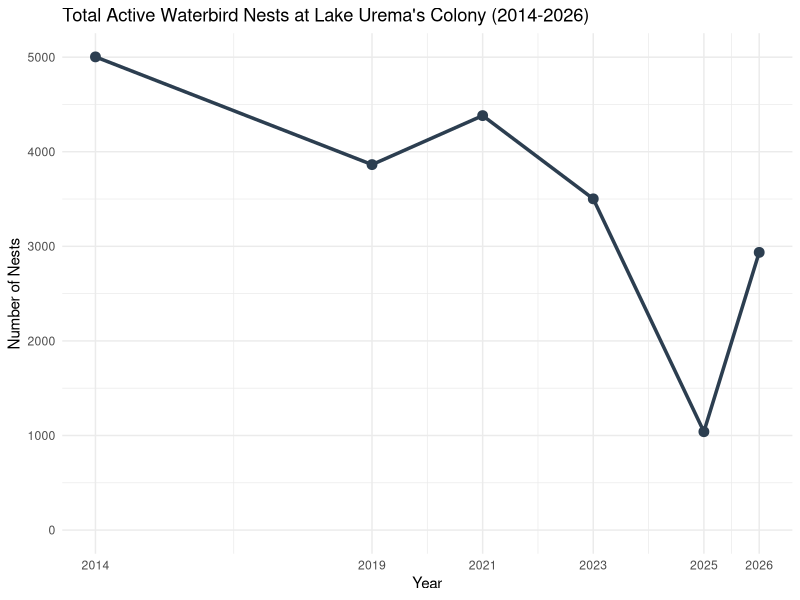
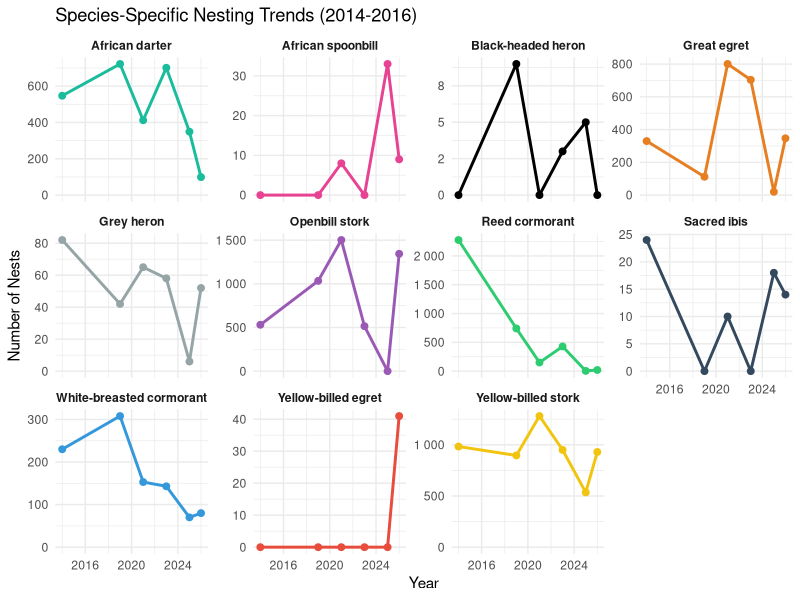
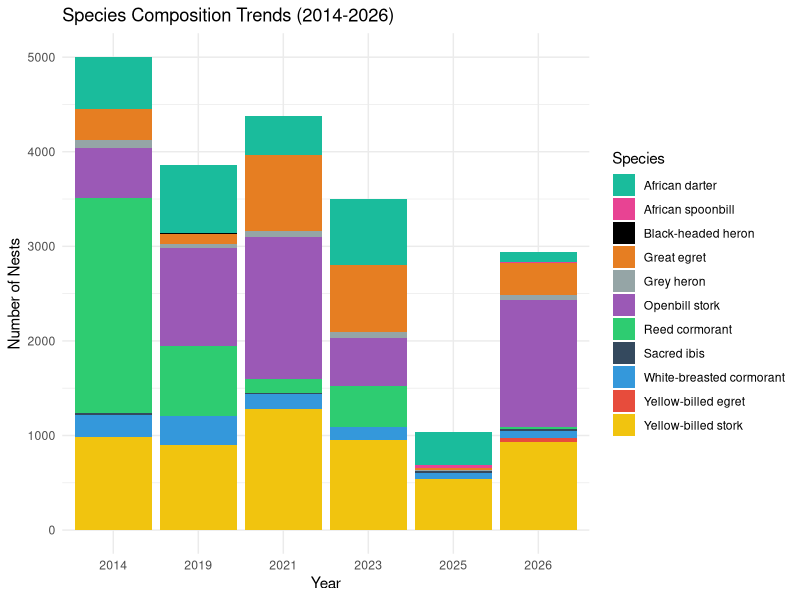
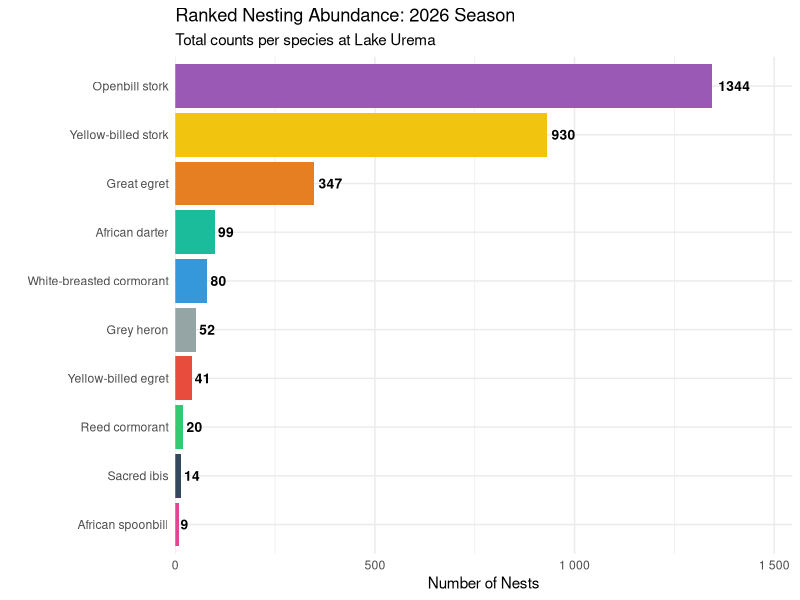
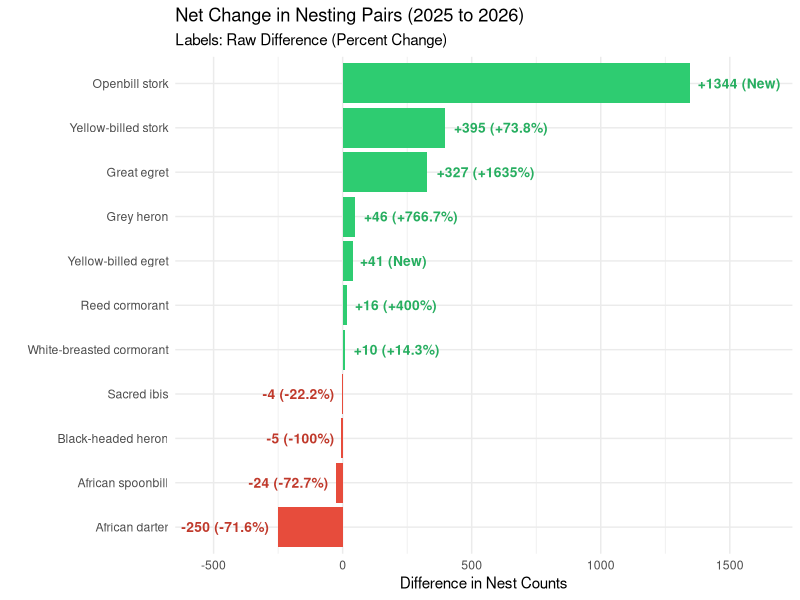
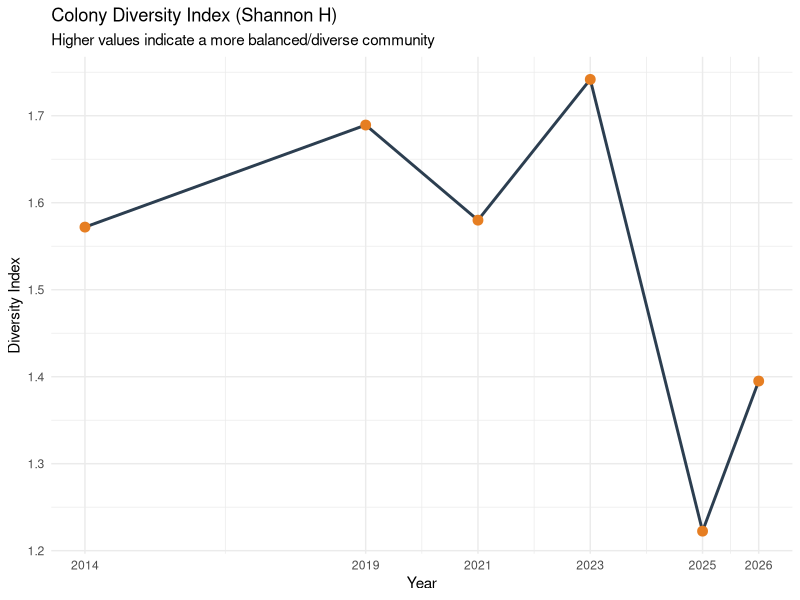
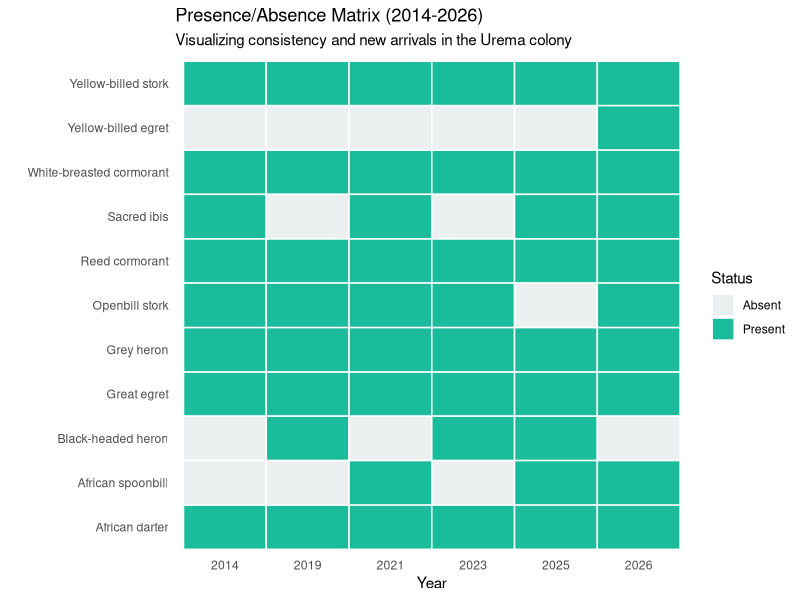
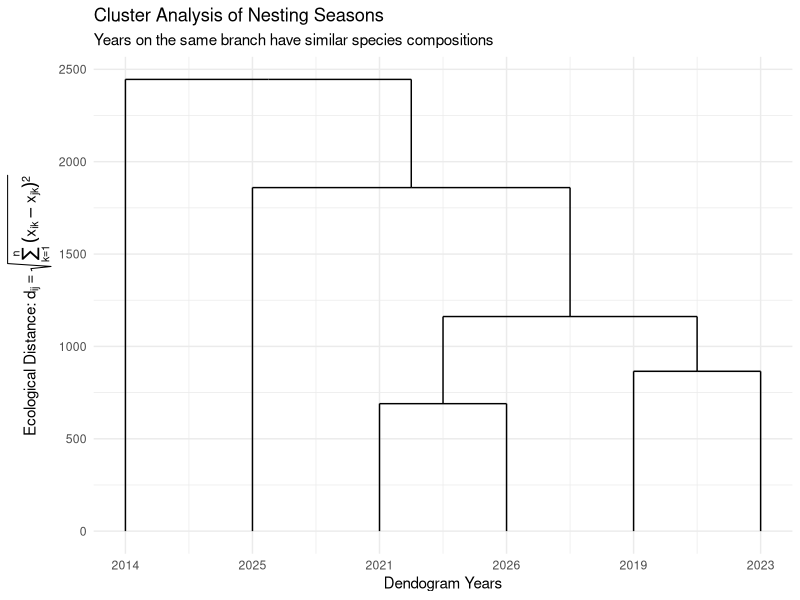

The R source for these figures, in order:
# ==============================================================================
# Project: Lake Urema Waterbird Nest Counting 2026
# Script: 02_figures.R
# Description: Full suite of visualizations for the 2026 survey, covering 
#              historical trends, diversity indices, and nesting strategies.
# Author: João d'Oliveira Coelho
# ==============================================================================

# 1. LOAD LIBRARIES ------------------------------------------------------------
library(tidyverse)
library(ggthemes)
library(ggrepel)
library(ggdendro)
library(scales)

# 2. DATA INGESTION & COLORS ---------------------------------------------------
# Load the standardized files from Script 01
summary_2026   <- read_csv("data/processed/2026_species_summary.csv")
full_data      <- read_csv("data/processed/historical_comparison_updated.csv")

species_colors <- c(
  "African darter"           = "#1abc9c", 
  "Reed cormorant"           = "#2ecc71", 
  "White-breasted cormorant" = "#3498db", 
  "Openbill stork"           = "#9b59b6", 
  "Yellow-billed stork"      = "#f1c40f", 
  "Great egret"              = "#e67e22", 
  "Yellow-billed egret"      = "#e74c3c", 
  "Sacred ibis"              = "#34495e", 
  "Grey heron"               = "#95a5a6", 
  "African spoonbill"        = "#e84393", 
  "Black-headed heron"       = "black", 
  "Total"                    = "#2c3e50"
)

hist_long <- full_data %>%
  pivot_longer(cols = -Year, names_to = "species", values_to = "nests")

# 3. HISTORICAL TRENDS (FIG 1-3) -----------------------------------------------

# Figure 1: Total Colony Trend
fig_total_trend <- hist_long %>%
  filter(species == "Total") %>%
  ggplot(aes(x = Year, y = nests)) +
  geom_line(color = species_colors["Total"], size = 1.2) +
  geom_point(color = species_colors["Total"], size = 3) +
  expand_limits(y = 0) +
  theme_minimal() +
  scale_x_continuous(breaks = unique(full_data$Year)) +
  labs(title = "Total Active Waterbird Nests at Lake Urema's Colony (2014-2026)",
       y = "Number of Nests", x = "Year")

# Figure 2: Individual Species Trends (Faceted)
fig_species_trends <- hist_long %>%
  filter(species != "Total") %>%
  ggplot(aes(x = Year, y = nests, color = species)) +
  geom_line(linewidth = 1, show.legend = FALSE) +
  geom_point(size = 2, show.legend = FALSE) +
  facet_wrap(~species, scales = "free_y") + 
  expand_limits(y = 0) +
  scale_y_continuous(labels = label_number(accuracy = 1)) +
  scale_color_manual(values = species_colors) +
  theme_minimal() +
  theme(strip.text = element_text(face = "bold")) +
  labs(title = "Species-Specific Nesting Trends (2014-2016)",
       y = "Number of Nests", x = "Year")

# Figure 3: Species Composition
fig_composition <- hist_long %>%
  filter(species != "Total" & nests > 0) %>%
  ggplot(aes(x = factor(Year), y = nests, fill = species)) +
  geom_bar(stat = "identity", position = "stack") +
  scale_fill_manual(values = species_colors) +
  theme_minimal() +
  labs(title = "Species Composition Trends (2014-2026)",
       y = "Number of Nests", x = "Year", fill = "Species")

# 4. ABUNDANCE & GROWTH (FIG 4-5) ----------------------------------------------

# Figure 4: 2026 Ranked Abundance
fig_2026_ranked <- hist_long %>%
  filter(Year == 2026 & species != "Total" & nests > 0) %>%
  ggplot(aes(x = reorder(species, nests), y = nests, fill = species)) +
  geom_col(show.legend = FALSE) +
  # Adding the numbers floating after the bars
  geom_text(aes(label = nests), 
            hjust = -0.2,            # Nudge text to the right
            size = 3.5,              # Font size
            fontface = "bold") + 
  coord_flip() + 
  scale_fill_manual(values = species_colors) +
  # Expand the y-axis slightly so the numbers don't get cut off the edge
  scale_y_continuous(expand = expansion(mult = c(0, 0.15)), 
                     labels = scales::label_number(accuracy = 1)) +
  theme_minimal() +
  labs(title = "Ranked Nesting Abundance: 2026 Season",
       subtitle = "Total counts per species at Lake Urema",
       x = "", y = "Number of Nests")

# Figure 5: Net Change (2025 vs 2026)
fig_growth <- full_data %>%
  filter(Year %in% c(2025, 2026)) %>%
  pivot_longer(cols = -Year, names_to = "species", values_to = "nests") %>%
  filter(species != "Total") %>%
  group_by(species) %>%
  summarise(
    n2025 = nests[Year == 2025],
    n2026 = nests[Year == 2026],
    growth = n2026 - n2025
  ) %>%
  filter(growth != 0) %>%
  mutate(
    # Handle New Colonists (avoid division by zero)
    pct_change = ifelse(n2025 == 0, Inf, (growth / n2025) * 100),
    label_text = case_when(
      pct_change == Inf ~ paste0("+", growth, " (New)"),
      growth > 0 ~ paste0("+", growth, " (+", round(pct_change, 1), "%)"),
      TRUE ~ paste0(growth, " (", round(pct_change, 1), "%)")
    )
  ) %>%
  ggplot(aes(x = reorder(species, growth), y = growth, fill = growth > 0)) +
  geom_col(show.legend = FALSE) +
  # Colored text labels with percentages
  geom_text(aes(label = label_text, 
                hjust = ifelse(growth > 0, -0.1, 1.1),
                color = growth > 0), 
            size = 3.5, 
            fontface = "bold",
            show.legend = FALSE) +
  coord_flip() +
  scale_fill_manual(values = c("TRUE" = "#2ecc71", "FALSE" = "#e74c3c")) +
  # Darker versions of the colors for the text
  scale_color_manual(values = c("TRUE" = "#27ae60", "FALSE" = "#c0392b")) + 
  scale_y_continuous(expand = expansion(mult = c(0.25, 0.25))) + 
  theme_minimal() +
  labs(title = "Net Change in Nesting Pairs (2025 to 2026)",
       subtitle = "Labels: Raw Difference (Percent Change)",
       x = "", y = "Difference in Nest Counts")

# 5. ECOLOGICAL INDICES (FIG 6-8) ----------------------------------------------

# Figure 6: Shannon Diversity (H)
fig_diversity <- full_data %>%
  pivot_longer(cols = -Year, names_to = "species", values_to = "nests") %>%
  filter(species != "Total" & nests > 0) %>%
  group_by(Year) %>%
  summarise(
    # Shannon Diversity Formula
    shannon = -sum((nests/sum(nests)) * log(nests/sum(nests)))
  ) %>%
  ggplot(aes(x = Year, y = shannon)) +
  geom_line(color = "#2c3e50", size = 1) +
  geom_point(color = "#e67e22", size = 3) +
  theme_minimal() +
  scale_x_continuous(breaks = unique(full_data$Year)) +
  labs(title = "Colony Diversity Index (Shannon H)",
       subtitle = "Higher values indicate a more balanced/diverse community",
       y = "Diversity Index", x = "Year")

# Figure 7: Presence/Absence Matrix
fig_heatmap <- hist_long %>%
  filter(species != "Total") %>%
  mutate(present = ifelse(nests > 0, "Present", "Absent")) %>%
  ggplot(aes(x = factor(Year), y = species, fill = present)) +
  geom_tile(color = "white", size = 0.5) +
  scale_fill_manual(values = c("Present" = "#1abc9c", "Absent" = "#ecf0f1")) +
  theme_minimal() +
  theme(panel.grid = element_blank()) +
  labs(title = "Presence/Absence Matrix (2014-2026)",
       subtitle = "Visualizing consistency and new arrivals in the Urema colony",
       x = "Year", y = "", fill = "Status")

# Figure 8: Community Clusters
# This shows if 2026 was a "normal" year or a total outlier in terms of community makeup.

# Prepare a matrix of species counts per year
cluster_data <- full_data %>%
  select(-Total) %>%
  column_to_rownames("Year")

# Calculate distance and cluster
dist_matrix <- dist(as.matrix(cluster_data))
clusters <- hclust(dist_matrix)

# Plot the dendrogram
fig_cluster <- ggdendrogram(clusters, rotate = FALSE, size = 2) +
  theme_minimal() +
  labs(title = "Cluster Analysis of Nesting Seasons",
       subtitle = "Years on the same branch have similar species compositions",
       # Mathematical formula for Euclidean Distance: d = sqrt(sum(x_i - x_j)^2)
       y = expression(paste("Ecological Distance: ", d[ij] == sqrt(sum((x[ik] - x[jk])^2, k==1, n)))),
       x = "Dendogram Years")

# 6. NESTING DYNAMICS (FIG 9-12) -----------------------------------------------

# Figure 9 & 10: Density and Max Load

fig_density_2026 <- summary_2026 %>%
  filter(species_name != "Total (all species)") %>%
  ggplot(aes(x = reorder(species_name, nests_per_tree), y = nests_per_tree, fill = species_name)) +
  geom_col(show.legend = FALSE) +
  # UPDATED: color = species_name added inside aes()
  geom_text(aes(label = nests_per_tree, color = species_name), 
            hjust = -0.2, 
            fontface = "bold", 
            size = 5,
            show.legend = FALSE) + 
  coord_flip() +
  # Apply the palette to both the bar fill and the text color
  scale_fill_manual(values = species_colors) +
  scale_color_manual(values = species_colors) + 
  scale_y_continuous(expand = expansion(mult = c(0, 0.15))) +
  theme_minimal() +
  labs(title = "Nesting Density: 2026 Season",
       subtitle = "Average number of nests per occupied tree",
       x = "", y = "Average Nests / Tree")

fig_max_load <- summary_2026 %>%
  filter(species_name != "Total (all species)") %>%
  ggplot(aes(x = reorder(species_name, max_nests_tree), y = max_nests_tree, color = species_name)) +
  geom_point(size = 4) +
  geom_segment(aes(x = species_name, xend = species_name, y = 0, yend = max_nests_tree), size = 1.2) +
  geom_text(aes(label = max_nests_tree), vjust = -1, fontface = "bold") +
  coord_flip() +
  scale_color_manual(values = species_colors) +
  scale_y_continuous(expand = expansion(mult = c(0, 0.2))) +
  theme_minimal() +
  theme(legend.position = "none") +
  labs(title = "Maximum Nest Load: 2026 Season",
       subtitle = "Highest number of nests recorded in a single tree (by species)",
       x = "", y = "Max Nests in One Tree")

# Figure 11: Strategy (Regression)
# Precise Model Calculation
species_only <- summary_2026 %>% filter(species_name != "Total (all species)")
fit <- lm(no_of_nests ~ 0 + no_of_trees, data = species_only)
slope_val <- coef(fit)[1]
r2_val <- summary(fit)$r.squared

# Equation Formatting
eq_label <- paste0("italic(y) == ", round(slope_val, 2), "*italic(x)")
r2_label <- paste0("italic(R)^2 == ", round(r2_val, 3))

# Use the midpoint of the range to find the empty "center" of the graph
mid_x <- (max(species_only$no_of_trees) + min(species_only$no_of_trees)) / 2
mid_y <- mid_x * slope_val

# Because Y is 1400 and X is 200, we need to scale the slope for the display
x_range <- max(species_only$no_of_trees)
y_range <- max(species_only$no_of_nests)
# The 0.6 multiplier accounts for the ggsave width(10)/height(6) ratio
angle_deg <- atan(slope_val * (x_range / y_range) * 0.6) * (180 / pi)

fig_strategy <- species_only %>%
  ggplot(aes(x = no_of_trees, y = no_of_nests, color = species_name)) +
  # The Regression Line
  geom_smooth(method = "lm", formula = y ~ x + 0, 
              se = FALSE, color = "#95a5a6", linetype = "dashed", size = 0.8) +
  # ABOVE THE LINE: Equation
  annotate("text", x = mid_x, y = mid_y + 50, 
           label = eq_label, parse = TRUE, angle = angle_deg, 
           color = "#7f8c8d", size = 4, fontface = "italic") +
  # BELOW THE LINE: R-Squared
  annotate("text", x = mid_x, y = mid_y - 50, 
           label = r2_label, parse = TRUE, angle = angle_deg, 
           color = "#7f8c8d", size = 3.8, fontface = "italic") +
  geom_point(size = 5, alpha = 0.8) +
  geom_text_repel(aes(label = species_name), 
                  box.padding = 0.5, 
                  max.overlaps = 12, 
                  fontface = "bold",
                  show.legend = FALSE) +
  scale_color_manual(values = species_colors) +
  theme_minimal() +
  labs(title = "Nesting Strategy: Tree Occupancy vs. Abundance (2026 Season)",
       subtitle = "The regression line identifies the average community-wide tree utilization",
       x = "Number of Trees Occupied", 
       y = "Total Number of Nests",
       color = "Species")

# Figure 12: Sociality Index
fig_sociality <- summary_2026 %>%
  filter(species_name != "Total (all species)") %>%
  ggplot(aes(x = reorder(species_name, nests_per_tree))) +
  # Area between Avg and Max
  geom_linerange(aes(ymin = nests_per_tree, ymax = max_nests_tree, color = species_name), 
                 size = 2, alpha = 0.3) +
  # UPDATED: Diamond for Average (matched size and species color)
  geom_point(aes(y = nests_per_tree, color = species_name), 
             size = 4, shape = 18) +
  # Point for Max
  geom_point(aes(y = max_nests_tree, color = species_name), 
             size = 4) +
  coord_flip() +
  scale_color_manual(values = species_colors) +
  theme_minimal() +
  theme(legend.position = "none") +
  labs(title = "Sociality Index: Average vs. Peak Tree Density (2026 Season)",
       # UPDATED: Unicode symbols in subtitle
       subtitle = "⬥ Average Nests/Tree  |  ● Max Nests in a Single Tree",
       x = "", y = "Nests per Tree")

# 7. EXPORT --------------------------------------------------------------------
ggsave("reports/figures/01_total_trend.png", fig_total_trend, width = 16, height = 9, scale = 0.6)
ggsave("reports/figures/02_species_trends_faceted.png", fig_species_trends, width = 16, height = 9, scale = 0.6)
ggsave("reports/figures/03_composition_years.png", fig_composition, width = 16, height = 9, scale = 0.6)
ggsave("reports/figures/04_2026_ranked_abundance.png", fig_2026_ranked, width = 16, height = 9, scale = 0.6)
ggsave("reports/figures/05_growth_comparison.png", fig_growth, width = 16, height = 9, scale = 0.6)
ggsave("reports/figures/06_community_diversity.png", fig_diversity, width = 16, height = 9, scale = 0.6)
ggsave("reports/figures/07_presence_matrix.png", fig_heatmap, width = 16, height = 9, scale = 0.6)
ggsave("reports/figures/08_year_clusters.png", fig_cluster, width = 16, height = 9, scale = 0.6)
ggsave("reports/figures/09_density_per_species_2026.png", fig_density_2026, width = 16, height = 9, scale = 0.6)
ggsave("reports/figures/10_max_load_2026.png", fig_max_load, width = 16, height = 9, scale = 0.6)
ggsave("reports/figures/11_strategy.png", fig_strategy, width = 16, height = 9, scale = 0.6)
ggsave("reports/figures/12_sociality.png", fig_sociality, width = 16, height = 9, scale = 0.6)

message("All 12 figures exported to reports/figures/")
